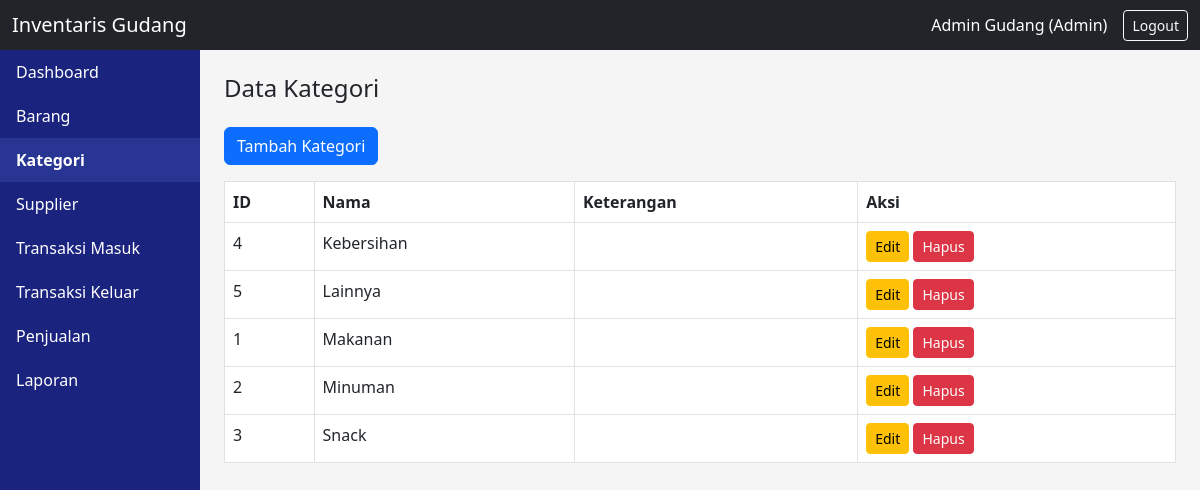
The page /pages/kategori.php (signed in) on the database its author committed.
### tables this page shows
CREATE TABLE `kategori` (
  `id` int(11) NOT NULL,
  `nama` varchar(50) NOT NULL,
  `keterangan` text DEFAULT NULL,
  `created_at` datetime DEFAULT current_timestamp()
);

### config/koneksi.php (called while the page is built, shortened)
<?php
class Database {
    protected function connect() {
        $host = "localhost";
        $user = "root";
        $pass = "";
        $db   = "db_inventaris_gudang_uas";
        $this->conn = new mysqli($host, $user, $pass, $db);
    }
}
?>

### models/KategoriModel.php (called while the page is built, shortened)
<?php
require_once __DIR__ . '/../config/koneksi.php';
class KategoriModel extends Database {
    public function getAll() {
        $qry = "SELECT * FROM kategori ORDER BY nama ASC";
        return $this->conn->query($qry);
    }
}
?>

### pages/kategori.php (the view, shortened to what this page needs)
<?php
require_once '../config/koneksi.php';
require_once '../models/KategoriModel.php';
$kategoriModel = new KategoriModel();
$kategoris = $kategoriModel->getAll();
include '../components/header.php';
include '../components/navbar.php';
?>
<div class="container-fluid">
    <div class="row">
        <?php include '../components/sidebar.php'; ?>
        <div class="col-md-10 p-4">
            <h4 class="mb-4">Data Kategori</h4>
            <button type="button" class="btn btn-primary mb-3" data-bs-toggle="modal" data-bs-target="#modalTambah">Tambah Kategori</button>
            <table class="table table-bordered">
                <thead>
                    <tr>
                        <th>ID</th>
                        <th>Nama</th>
                        <th>Keterangan</th>
                        <th>Aksi</th>
                    </tr>
                </thead>
                <tbody>
                    <?php while ($row = $kategoris->fetch_assoc()): ?>
                    <tr>
                        <td><?= $row['id'] ?></td>
                        <td><?= htmlspecialchars($row['nama']) ?></td>
                        <td><?= htmlspecialchars($row['keterangan']) ?></td>
                        <td>
                            <button type="button" class="btn btn-sm btn-warning" data-bs-toggle="modal" data-bs-target="#modalEdit<?= $row['id'] ?>">Edit</button>
                            <a href="proses_kategori.php?aksi=hapus&id=<?= $row['id'] ?>" class="btn btn-sm btn-danger" onclick="return confirm('Yakin hapus kategori ini?')">Hapus</a>
                        </td>
                    </tr>
                    <?php endwhile; ?>
                </tbody>
            </table>
        </div>
    </div>
</div>
<?php include '../components/footer.php'; ?>

### assets/css/style.css (style rules this page uses)
body { background-color: #f5f5f5; }

### rows shown on the page
kategori: id "4", nama "Kebersihan"
kategori: id "5", nama "Lainnya"
kategori: id "1", nama "Makanan"
kategori: id "2", nama "Minuman"
kategori: id "3", nama "Snack"

### other values the page prints
Session::getNama() "Admin Gudang"
Session::getRole() "Admin"
